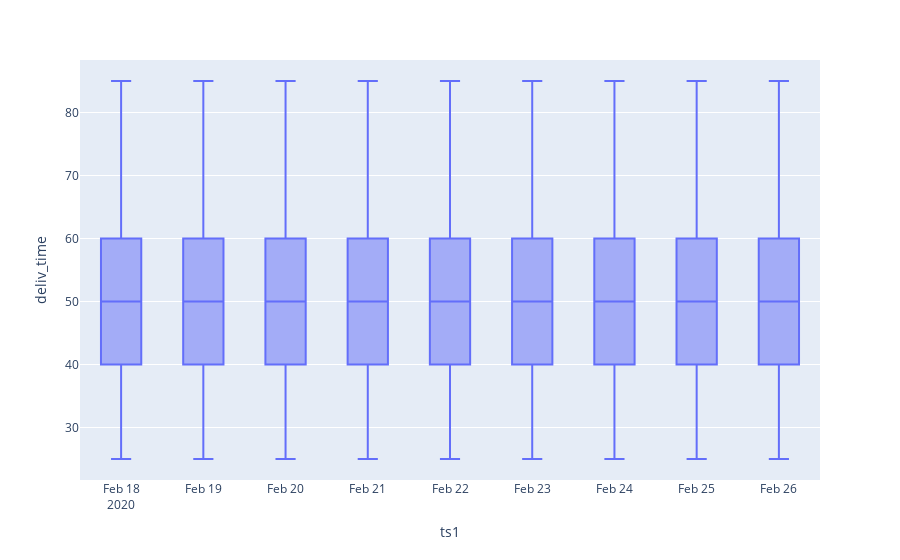

Notebook code cell kept with this figure:
### Code cell
fig = px.box(df, x="ts1", y="deliv_time")
fig.show()

### Figure 1 — Plotly figure (JSON) as saved in the notebook; plotly's stock layout.template omitted (floating-point values rounded to 4 significant figures; data arrays with more than 128 entries replaced by an {"elided": "..."} marker saying what was removed)
{"data": [{"alignmentgroup": "True", "hoverlabel": {"namelength": 0}, "hovertemplate": "ts1=%{x}<br>deliv_time=%{y}", "legendgroup": "", "marker": {"color": "#636efa"}, "name": "", "notched": false, "offsetgroup": "", "orientation": "v", "showlegend": false, "type": "box", "x": {"elided": "32047 str values"}, "x0": " ", "xaxis": "x", "y": {"elided": "32047 int values"}, "y0": " ", "yaxis": "y"}], "layout": {"boxmode": "group", "legend": {"tracegroupgap": 0}, "margin": {"t": 60}, "xaxis": {"anchor": "y", "domain": [0, 1], "title": {"text": "ts1"}}, "yaxis": {"anchor": "x", "domain": [0, 1], "title": {"text": "deliv_time"}}}}
